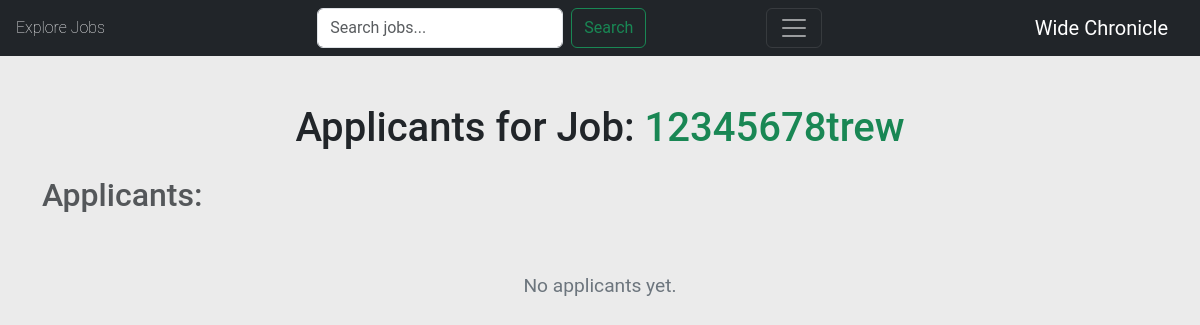
The app's page /applicants/dd2e1cf3-5 (signed in), older data.
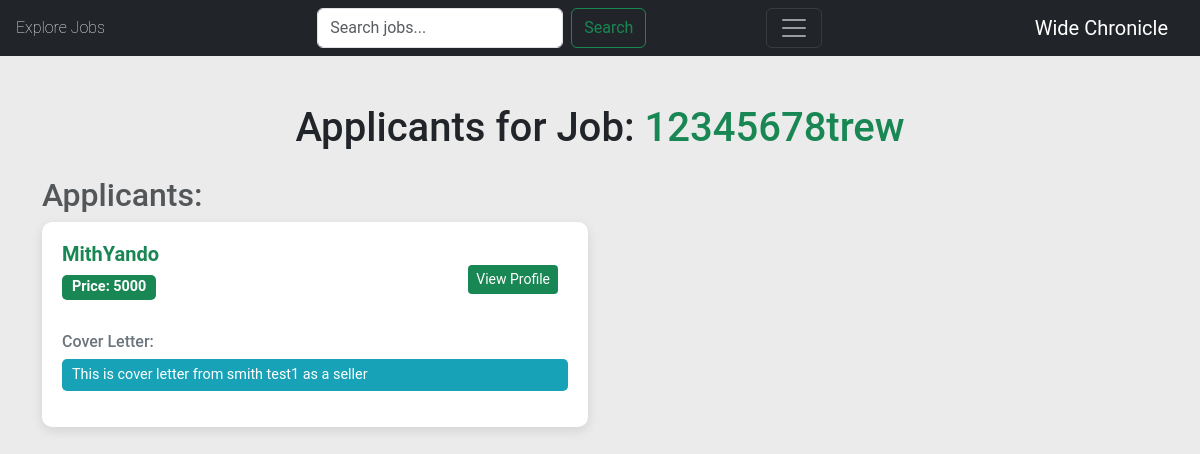
The same page, newer data.
### jobs/models.py (models this page shows, shortened)
class ApplyJob(models.Model):
    status_choices=(
        ('Accepted', 'Accepted'),
        ('Rejected', 'Rejected'),
        ('Pending', 'Pending')
    )
    user = models.ForeignKey(User , on_delete= models.CASCADE )
    Job = models.ForeignKey(Job, on_delete= models.CASCADE,to_field='code')
    coverLetter = models.TextField(max_length=500, blank=False)
    priceRange=models.PositiveIntegerField( blank=False )
    timestamp= models.DateTimeField(auto_now_add=True)
    status= models.CharField(max_length=10, choices=status_choices)

class Seller(models.Model):
    owner = models.OneToOneField(User, on_delete=models.CASCADE)
    name = models.CharField(max_length=50)
    profile_pic = models.ImageField(upload_to="profile/")
    speciality = models.CharField(choices=SPECIALITY_CHOICES, max_length=50)
    tagline = models.CharField(max_length=100)
    bio = models.TextField(blank=True)
    website = models.URLField(blank=True)

### jobs/views.py (the view)
# urls.py: path('applicants/<str:code>', all_applicants, name='all_applicants'),
def all_applicants(request, *args, **kwargs):
    code = kwargs.get('code')
    job = get_object_or_404(Job, code=code)
    applicants = job.applyjob_set.all()
    context = {'job': job, 'applicants': applicants}
    return render(request, 'jobs/all_applicants.html', context)

### accounts/models.py (called while the page is built)
    def role(self):
        if hasattr(self, 'seller'):
            return 'Seller'
        elif hasattr(self, 'buyer'):
            return 'Buyer'
        else:
            return None

    def name(user):
        if hasattr(user, 'seller'):
            return user.seller.name
        elif hasattr(user, 'buyer'):
            return user.buyer.name

    def profile_pic(user):
        if hasattr(user, 'seller'):
            return user.seller.profile_pic.url
        elif hasattr(user, 'buyer'):
            return user.buyer.profile_pic.url
        return user.profile_pic

### jobs/context_processors.py (called while the page is built)
def unread_notifications(request):
    if request.user.is_authenticated:
        unread_count = Notification.objects.filter(user=request.user, is_read=False).count()
    else:
        unread_count = 0
    return {
        'unread_notifications_count': unread_count
    }

### jobs/templates/jobs/all_applicants.html (shortened to what this page needs)
{% extends "jobs/_base.html" %}
{% load icon %}
{% block content %}
<div class="container mt-5">
    <h1 class="mb-4 text-center">Applicants for Job: <span class="text-success">{{ job.title }}</span></h1>
    <h2 class="text-muted">Applicants:</h2>
    <div class="row">
        {% for applicant in applicants %}
        <div class="col-md-6 mb-4">
            <div class="applicant-card">
                <div class="d-flex justify-content-between align-items-center">
                    <div>
                        <h5 class="applicant-name">
                            <a href="{% url 'seller-detail' applicant.user.seller.id %}" class="text-green">{{ applicant.user.seller.name }}</a>
                        </h5>
                        <p class="applicant-details">
                            <span class="badge badge-price">Price: {{ applicant.priceRange }}</span>
                        </p>
                    </div>
                    <div class="applicant-buttons">
                        <a href="{% url 'seller-detail' applicant.user.seller.id %}" class="btn btn-view-profile btn-sm">
                            View Profile
                        </a>
                    </div>
                </div>
                <div class="mt-3">
                    <h6 class="text-secondary">
                        Cover Letter:
                    </h6>
                    <p class="applicant-details badge-cover">{{ applicant.coverLetter }}</p>
                </div>
            </div>
        </div>
        {% empty %}
        <div class="col-12">
            <div class="empty-state">
                <p>No applicants yet.</p>
            </div>
        </div>
        {% endfor %}
    </div>
</div>
{% endblock content %}

Row changes from the older to the newer data that the page shows:
added ApplyJob: user.seller.name "MithYando", priceRange "5000", coverLetter "This is cover letter from smith test1 as a seller"
Text that changed along with them:
text no longer shown: "No applicants yet."
